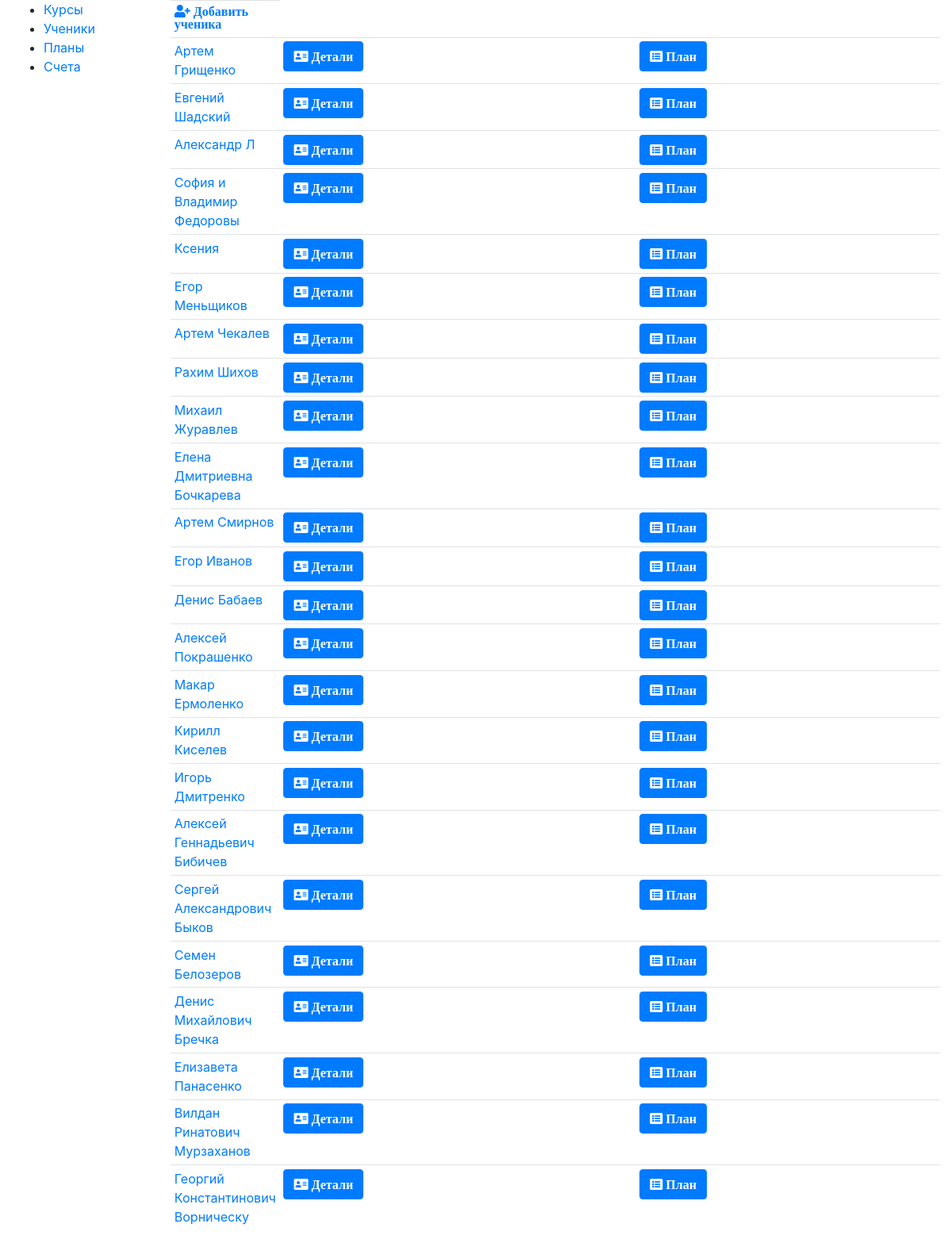
Screenshot of /db/all_students with the database file from the repository.
### db/dbModels/Human.py (models this page shows)
class Human(models.Model):
	STAT=[
		('STUDENT','Ученик'),
		('PARENT','Родитель'),
		('OTHER','Другое')
	]
	first_name = models.CharField(
		max_length=20,
		verbose_name = 'Имя'
	)
	last_name = models.CharField(
		max_length=20,
		verbose_name = 'Фамилия',
		blank=True
	)
	middle_name = models.CharField(
		max_length=20,
		verbose_name = 'Отчество',
		blank=True
	)
	child= models.ForeignKey(
		"self",
		on_delete=models.CASCADE,
		null=True,
		blank=True,
		verbose_name = 'Ребенок'
	)
	status=models.CharField(
        max_length=10,
		choices=STAT,
		verbose_name = 'Тип',
        default='STUDENT',
		blank=True
    )
	description=models.TextField(
		verbose_name = 'Описание',
		blank=True
	)
	class Meta:
		managed = True
		verbose_name = 'Человек'
		verbose_name_plural = 'Люди'
	def __str__(self):
		fio=self.first_name+' '
		if (self.middle_name): fio+=self.middle_name+' '
		fio+=self.last_name
		return fio

### db/views.py (the view)
# urls.py: path('all_students', views.showAllStudents, name='showAllStudents'),
def showAllStudents(request):
	students=list(Human.objects.filter(status='STUDENT'))
	dst=Distribution.objects.all()
	stdl=[]
	for d in dst:
		if d.student not in stdl:
			stdl.append(d.student)
	if request.method=='POST':
		r=str(request.POST)
		if r.find('student+')>=0:
			sid=int(r[r.find('student+')+8:r.find('^')])
			return HttpResponseRedirect(reverse('addStudent',args=(sid,)))
		if 'plan' in request.POST:
			return HttpResponseRedirect(reverse('studentPlan',args=(request.POST['plan'],)))
	else:
		stdl.sort(key=humanindexsort,reverse=True)
	return render(
        request,
        'all_students.html',
        {'students':stdl}
    )

### db/views.py (called while the page is built)
def humanindexsort(human):
	return human.id

### db/templates/all_students.html
{% extends "base.html" %}
{% block content %}
<form method="POST" class="post-form"> {% csrf_token %}
	<table class="table table-sm">
		<tr class="row-sm-1">
			<td class="col-sm-1">
				<a href="{%url 'addStudent' sid=0%}">
					<span class="fas fa-user-plus">
						Добавить ученика
					</span>
				</a>
			</td>
		</tr>
		{%for s in students%}
		<tr class="row-sm-1">
			<td class="col-sm-1"><a href="{%url 'showStudentProgress' sid=s.id%}">{{s}}</a></td>
			<td>
				<button class="btn btn-primary" type="submit" name ="student+{{s.id}}^"}>
					<span class="fas fa-address-card">
						Детали
					</span>
				</button>
			</td>
			<td>
				<button class="btn btn-primary" type="submit" name ="plan" value="{{s.id}}"}>
					<span class="fas fa-list-alt">
						План
					</span>
				</button>
			</td>
		</tr>
		{%endfor%}
	</table>
</form>
{%endblock%}

### rows the page displays
Human: first_name+middle_name+last_name "Артем Грищенко", {{ s.id }} 27 (drawn)
Human: first_name+middle_name+last_name "Евгений Шадский", {{ s.id }} 26 (drawn)
Human: first_name+middle_name+last_name "Александр Л", {{ s.id }} 25 (drawn)
Human: first_name+middle_name+last_name "София и Владимир Федоровы", {{ s.id }} 24 (drawn)
Human: first_name+middle_name+last_name "Ксения", {{ s.id }} 20 (drawn)
Human: first_name+middle_name+last_name "Егор Меньщиков", {{ s.id }} 19 (drawn)
Human: first_name+middle_name+last_name "Артем Чекалев", {{ s.id }} 18 (drawn)
Human: first_name+middle_name+last_name "Рахим Шихов", {{ s.id }} 17 (drawn)
Human: first_name+middle_name+last_name "Михаил Журавлев", {{ s.id }} 16 (drawn)
Human: first_name+middle_name+last_name "Елена Дмитриевна Бочкарева", {{ s.id }} 15 (drawn)
Human: first_name+middle_name+last_name "Артем Смирнов", {{ s.id }} 14 (drawn)
Human: first_name+middle_name+last_name "Егор Иванов", {{ s.id }} 13 (drawn)
Human: first_name+middle_name+last_name "Денис Бабаев", {{ s.id }} 12 (drawn)
Human: first_name+middle_name+last_name "Алексей Покрашенко", {{ s.id }} 11 (drawn)
Human: first_name+middle_name+last_name "Макар Ермоленко", {{ s.id }} 10 (drawn)
Human: first_name+middle_name+last_name "Кирилл Киселев", {{ s.id }} 9 (drawn)
Human: first_name+middle_name+last_name "Игорь Дмитренко", {{ s.id }} 8 (drawn)
Human: first_name+middle_name+last_name "Алексей Геннадьевич Бибичев", {{ s.id }} 7 (drawn)
Human: first_name+middle_name+last_name "Сергей Александрович Быков", {{ s.id }} 6 (drawn)
Human: first_name+middle_name+last_name "Семен Белозеров", {{ s.id }} 5 (drawn)
Human: first_name+middle_name+last_name "Денис Михайлович Бречка", {{ s.id }} 4 (drawn)
Human: first_name+middle_name+last_name "Елизавета Панасенко", {{ s.id }} 3 (drawn)
Human: first_name+middle_name+last_name "Вилдан Ринатович Мурзаханов", {{ s.id }} 2 (drawn)
Human: first_name+middle_name+last_name "Георгий Константинович Ворническу", {{ s.id }} 1 (drawn)
